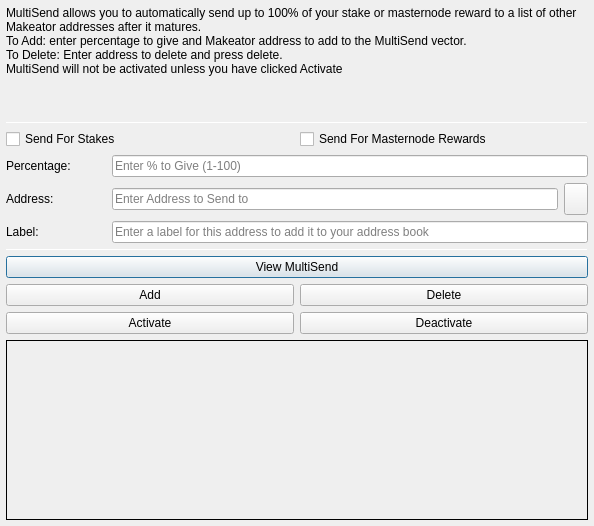
<?xml version="1.0" encoding="UTF-8"?>
<ui version="4.0">
 <class>MultiSendDialog</class>
 <widget class="QDialog" name="MultiSendDialog">
  <property name="windowModality">
   <enum>Qt::NonModal</enum>
  </property>
  <property name="geometry">
   <rect>
    <x>0</x>
    <y>0</y>
    <width>594</width>
    <height>526</height>
   </rect>
  </property>
  <property name="windowTitle">
   <string>MultiSend</string>
  </property>
  <layout class="QVBoxLayout" name="verticalLayout" stretch="0">
   <property name="leftMargin">
    <number>6</number>
   </property>
   <property name="topMargin">
    <number>6</number>
   </property>
   <property name="rightMargin">
    <number>6</number>
   </property>
   <property name="bottomMargin">
    <number>6</number>
   </property>
   <item>
    <layout class="QVBoxLayout" name="verticalLayout_Main" stretch="1,1,1,0,1,1,1">
     <item>
      <widget class="QLabel" name="label_2">
       <property name="lineWidth">
        <number>1</number>
       </property>
       <property name="text">
        <string>MultiSend allows you to automatically send up to 100% of your stake or masternode reward to a list of other Makeator addresses after it matures.
To Add: enter percentage to give and Makeator address to add to the MultiSend vector.
To Delete: Enter address to delete and press delete.
MultiSend will not be activated unless you have clicked Activate</string>
       </property>
       <property name="alignment">
        <set>Qt::AlignLeading|Qt::AlignLeft|Qt::AlignTop</set>
       </property>
       <property name="wordWrap">
        <bool>true</bool>
       </property>
      </widget>
     </item>
     <item>
      <widget class="Line" name="line">
       <property name="minimumSize">
        <size>
         <width>0</width>
         <height>1</height>
        </size>
       </property>
       <property name="maximumSize">
        <size>
         <width>16777215</width>
         <height>1</height>
        </size>
       </property>
       <property name="orientation">
        <enum>Qt::Horizontal</enum>
       </property>
      </widget>
     </item>
     <item>
      <layout class="QVBoxLayout" name="verticalLayout_Settings">
       <item>
        <layout class="QHBoxLayout" name="horizontalLayout">
         <item>
          <widget class="QCheckBox" name="multiSendStakeCheckBox">
           <property name="text">
            <string>Send For Stakes</string>
           </property>
          </widget>
         </item>
         <item>
          <widget class="QCheckBox" name="multiSendMasternodeCheckBox">
           <property name="text">
            <string>Send For Masternode Rewards</string>
           </property>
          </widget>
         </item>
        </layout>
       </item>
       <item>
        <layout class="QHBoxLayout" name="horizontalLayout_6">
         <item>
          <widget class="QLabel" name="label">
           <property name="minimumSize">
            <size>
             <width>100</width>
             <height>0</height>
            </size>
           </property>
           <property name="toolTip">
            <string>Percentage of stake to send</string>
           </property>
           <property name="text">
            <string>Percentage:</string>
           </property>
          </widget>
         </item>
         <item>
          <widget class="QLineEdit" name="multiSendPercentEdit">
           <property name="toolTip">
            <string>Enter whole numbers 1 - 100</string>
           </property>
           <property name="placeholderText">
            <string>Enter % to Give (1-100)</string>
           </property>
          </widget>
         </item>
        </layout>
       </item>
       <item>
        <layout class="QHBoxLayout" name="horizontalLayout_7">
         <item>
          <widget class="QLabel" name="label_5">
           <property name="minimumSize">
            <size>
             <width>100</width>
             <height>0</height>
            </size>
           </property>
           <property name="toolTip">
            <string>Address to send portion of stake to</string>
           </property>
           <property name="text">
            <string>Address:</string>
           </property>
          </widget>
         </item>
         <item>
          <widget class="QLineEdit" name="multiSendAddressEdit">
           <property name="toolTip">
            <string/>
           </property>
           <property name="placeholderText">
            <string>Enter Address to Send to</string>
           </property>
          </widget>
         </item>
         <item>
          <widget class="QToolButton" name="addressBookButton">
           <property name="maximumSize">
            <size>
             <width>16777215</width>
             <height>32</height>
            </size>
           </property>
           <property name="toolTip">
            <string>Choose an address from the address book</string>
           </property>
           <property name="text">
            <string/>
           </property>
           <property name="icon">
            <iconset resource="../makeator.qrc">
             <normaloff>:/icons/address-book</normaloff>:/icons/address-book</iconset>
           </property>
           <property name="shortcut">
            <string>Alt+A</string>
           </property>
          </widget>
         </item>
        </layout>
       </item>
      </layout>
     </item>
     <item>
      <layout class="QHBoxLayout" name="horizontalLayout_3">
       <item>
        <widget class="QLabel" name="label_3">
         <property name="minimumSize">
          <size>
           <width>100</width>
           <height>0</height>
          </size>
         </property>
         <property name="text">
          <string>Label:</string>
         </property>
        </widget>
       </item>
       <item>
        <widget class="QLineEdit" name="labelAddressLabelEdit">
         <property name="placeholderText">
          <string>Enter a label for this address to add it to your address book</string>
         </property>
        </widget>
       </item>
      </layout>
     </item>
     <item>
      <widget class="Line" name="line_2">
       <property name="minimumSize">
        <size>
         <width>0</width>
         <height>1</height>
        </size>
       </property>
       <property name="maximumSize">
        <size>
         <width>16777215</width>
         <height>1</height>
        </size>
       </property>
       <property name="orientation">
        <enum>Qt::Horizontal</enum>
       </property>
      </widget>
     </item>
     <item>
      <layout class="QVBoxLayout" name="verticalLayout_Buttons">
       <item>
        <layout class="QHBoxLayout" name="horizontalLayout_4">
         <item>
          <widget class="QPushButton" name="viewButton">
           <property name="toolTip">
            <string/>
           </property>
           <property name="statusTip">
            <string>View MultiSend Vector</string>
           </property>
           <property name="text">
            <string>View MultiSend</string>
           </property>
          </widget>
         </item>
        </layout>
       </item>
       <item>
        <layout class="QHBoxLayout" name="horizontalLayout_2">
         <item>
          <widget class="QPushButton" name="addButton">
           <property name="toolTip">
            <string/>
           </property>
           <property name="statusTip">
            <string>Add to MultiSend Vector</string>
           </property>
           <property name="text">
            <string>Add</string>
           </property>
          </widget>
         </item>
         <item>
          <widget class="QPushButton" name="deleteButton">
           <property name="toolTip">
            <string/>
           </property>
           <property name="statusTip">
            <string>Delete Address From MultiSend Vector</string>
           </property>
           <property name="text">
            <string>Delete</string>
           </property>
          </widget>
         </item>
        </layout>
       </item>
       <item>
        <layout class="QHBoxLayout" name="horizontalLayout_5">
         <item>
          <widget class="QPushButton" name="activateButton">
           <property name="statusTip">
            <string>Activate MultiSend</string>
           </property>
           <property name="text">
            <string>Activate</string>
           </property>
          </widget>
         </item>
         <item>
          <widget class="QPushButton" name="disableButton">
           <property name="statusTip">
            <string>Deactivate MultiSend</string>
           </property>
           <property name="text">
            <string>Deactivate</string>
           </property>
          </widget>
         </item>
        </layout>
       </item>
      </layout>
     </item>
     <item>
      <widget class="QLabel" name="message">
       <property name="minimumSize">
        <size>
         <width>0</width>
         <height>180</height>
        </size>
       </property>
       <property name="frameShape">
        <enum>QFrame::Panel</enum>
       </property>
       <property name="frameShadow">
        <enum>QFrame::Plain</enum>
       </property>
       <property name="lineWidth">
        <number>1</number>
       </property>
       <property name="midLineWidth">
        <number>1</number>
       </property>
       <property name="text">
        <string/>
       </property>
       <property name="alignment">
        <set>Qt::AlignLeading|Qt::AlignLeft|Qt::AlignTop</set>
       </property>
       <property name="wordWrap">
        <bool>true</bool>
       </property>
      </widget>
     </item>
    </layout>
   </item>
  </layout>
 </widget>
 <resources>
  <include location="../makeator.qrc"/>
 </resources>
 <connections/>
</ui>
